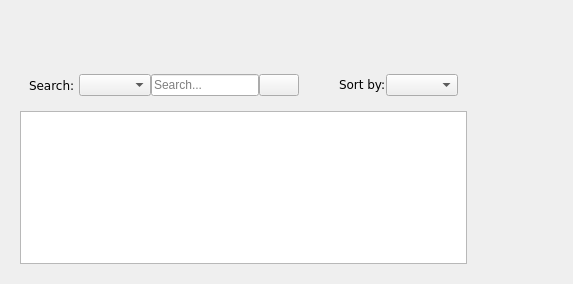
         <widget class="QWidget" name="studentPage">
          <layout class="QGridLayout" name="gridLayout_3">
           <item row="1" column="0">
            <widget class="QWidget" name="widget_17" native="true">
             <property name="sizePolicy">
              <sizepolicy hsizetype="Preferred" vsizetype="Preferred">
               <horstretch>11</horstretch>
               <verstretch>11</verstretch>
              </sizepolicy>
             </property>
             <layout class="QVBoxLayout" name="verticalLayout_9">
              <item>
               <widget class="QWidget" name="widget_18" native="true">
                <property name="sizePolicy">
                 <sizepolicy hsizetype="Preferred" vsizetype="Preferred">
                  <horstretch>0</horstretch>
                  <verstretch>1</verstretch>
                 </sizepolicy>
                </property>
                <layout class="QHBoxLayout" name="horizontalLayout_16">
                 <item>
                  <layout class="QHBoxLayout" name="horizontalLayout_17">
                   <property name="spacing">
                    <number>0</number>
                   </property>
                   <property name="sizeConstraint">
                    <enum>QLayout::SetDefaultConstraint</enum>
                   </property>
                   <item>
                    <widget class="QLabel" name="label_26">
                     <property name="sizePolicy">
                      <sizepolicy hsizetype="Fixed" vsizetype="Preferred">
                       <horstretch>0</horstretch>
                       <verstretch>0</verstretch>
                      </sizepolicy>
                     </property>
                     <property name="font">
                      <font>
                       <family>Verdana</family>
                      </font>
                     </property>
                     <property name="text">
                      <string>Search: </string>
                     </property>
                    </widget>
                   </item>
                   <item>
                    <widget class="QComboBox" name="comboBox_17">
                     <property name="sizePolicy">
                      <sizepolicy hsizetype="Fixed" vsizetype="Fixed">
                       <horstretch>0</horstretch>
                       <verstretch>0</verstretch>
                      </sizepolicy>
                     </property>
                    </widget>
                   </item>
                   <item>
                    <widget class="QLineEdit" name="searchBar_9">
                     <property name="sizePolicy">
                      <sizepolicy hsizetype="MinimumExpanding" vsizetype="Fixed">
                       <horstretch>50</horstretch>
                       <verstretch>0</verstretch>
                      </sizepolicy>
                     </property>
                     <property name="placeholderText">
                      <string>Search...</string>
                     </property>
                    </widget>
                   </item>
                   <item>
                    <widget class="QPushButton" name="searchButton_9">
                     <property name="sizePolicy">
                      <sizepolicy hsizetype="Fixed" vsizetype="Fixed">
                       <horstretch>0</horstretch>
                       <verstretch>0</verstretch>
                      </sizepolicy>
                     </property>
                     <property name="text">
                      <string/>
                     </property>
                     <property name="icon">
                      <iconset>
                       <normaloff>:/icon/icon/search-13-48.ico</normaloff>
                       <normalon>:/imgs/imgs/search.png</normalon>
                       <disabledoff>:/imgs/imgs/search.png</disabledoff>:/icon/icon/search-13-48.ico</iconset>
                     </property>
                    </widget>
                   </item>
                   <item>
                    <spacer name="horizontalSpacer_24">
                     <property name="orientation">
                      <enum>Qt::Horizontal</enum>
                     </property>
                     <property name="sizeHint" stdset="0">
                      <size>
                       <width>40</width>
                       <height>20</height>
                      </size>
                     </property>
                    </spacer>
                   </item>
                   <item>
                    <spacer name="horizontalSpacer_25">
                     <property name="orientation">
                      <enum>Qt::Horizontal</enum>
                     </property>
                     <property name="sizeHint" stdset="0">
                      <size>
                       <width>40</width>
                       <height>20</height>
                      </size>
                     </property>
                    </spacer>
                   </item>
                   <item>
                    <spacer name="horizontalSpacer_26">
                     <property name="orientation">
                      <enum>Qt::Horizontal</enum>
                     </property>
                     <property name="sizeType">
                      <enum>QSizePolicy::Fixed</enum>
                     </property>
                     <property name="sizeHint" stdset="0">
                      <size>
                       <width>40</width>
                       <height>20</height>
                      </size>
                     </property>
                    </spacer>
                   </item>
                   <item>
                    <widget class="QLabel" name="label_27">
                     <property name="sizePolicy">
                      <sizepolicy hsizetype="Fixed" vsizetype="Fixed">
                       <horstretch>0</horstretch>
                       <verstretch>0</verstretch>
                      </sizepolicy>
                     </property>
                     <property name="font">
                      <font>
                       <family>Verdana</family>
                      </font>
                     </property>
                     <property name="text">
                      <string>Sort by:</string>
                     </property>
                    </widget>
                   </item>
                   <item>
                    <widget class="QComboBox" name="comboBox_18">
                     <property name="sizePolicy">
                      <sizepolicy hsizetype="Fixed" vsizetype="Fixed">
                       <horstretch>0</horstretch>
                       <verstretch>0</verstretch>
                      </sizepolicy>
                     </property>
                    </widget>
                   </item>
                  </layout>
                 </item>
                </layout>
               </widget>
              </item>
              <item>
               <widget class="QTableWidget" name="tableWidget_7">
                <property name="sizePolicy">
                 <sizepolicy hsizetype="Expanding" vsizetype="Expanding">
                  <horstretch>0</horstretch>
                  <verstretch>10</verstretch>
                 </sizepolicy>
                </property>
               </widget>
              </item>
             </layout>
            </widget>
           </item>
           <item row="1" column="1">
            <widget class="QWidget" name="widget_15" native="true">
             <property name="sizePolicy">
              <sizepolicy hsizetype="Preferred" vsizetype="Preferred">
               <horstretch>4</horstretch>
               <verstretch>11</verstretch>
              </sizepolicy>
             </property>
            </widget>
           </item>
           <item row="0" column="0" colspan="2">
            <widget class="QWidget" name="widget_14" native="true">
             <property name="sizePolicy">
              <sizepolicy hsizetype="Preferred" vsizetype="Preferred">
               <horstretch>0</horstretch>
               <verstretch>2</verstretch>
              </sizepolicy>
             </property>
            </widget>
           </item>
          </layout>
         </widget>
